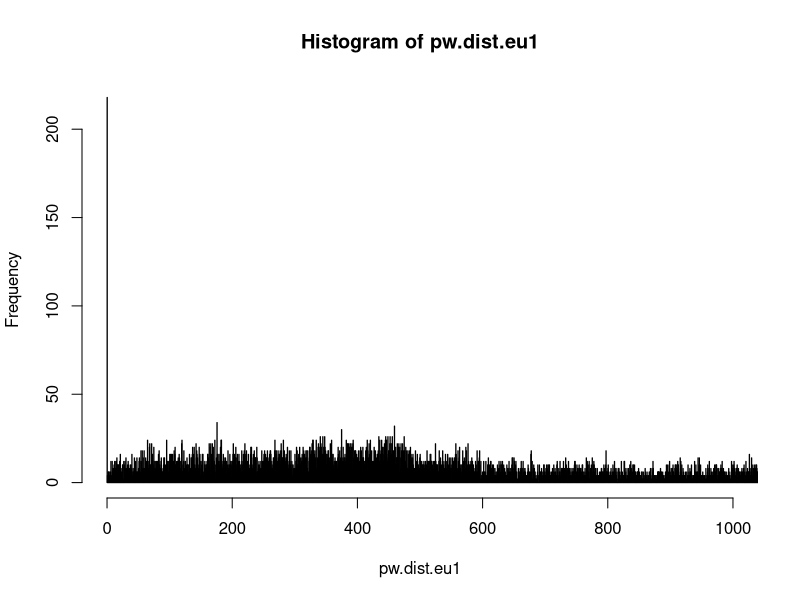
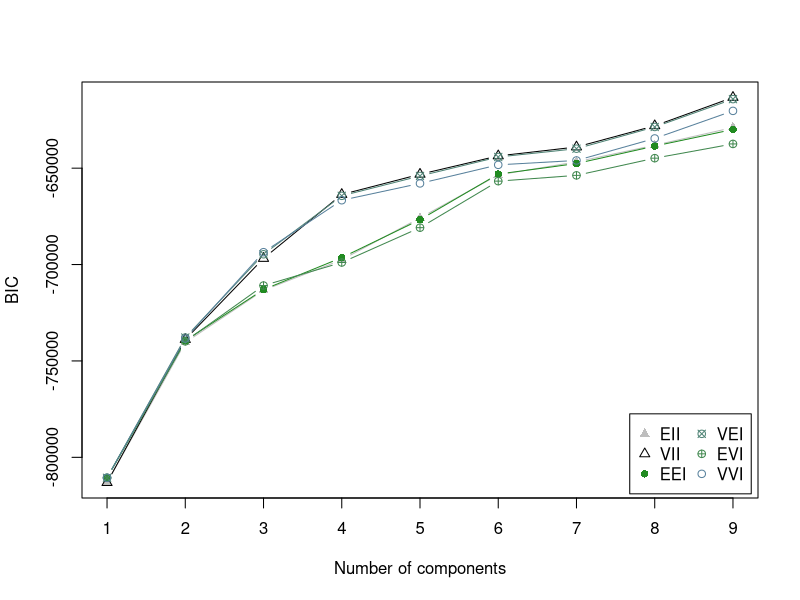

Write R code to recreate these figures, in order. (Note: this script raises an error after producing the figures.)
## ---- chunk 1
library(readxl)
All.data <- read_xlsx("SOD_POS_2001-2018.xlsx")
colnames(All.data)[1] <- "SAMPLE"
## ---- chunk 2
EU1.data <- read_xlsx("SOD_POS_2001-2018.xlsx")
EU1.data <- EU1.data[unlist(All.data$LINEAGE) %in% "EU1",]
colnames(EU1.data)[1] <- "SAMPLE"
## ---- chunk 3
library(geosphere)
EU1_Hav.dist <- list()
for (i in 1:nrow(EU1.data)){
  EU1_Hav.dist.sub <- vector(length = nrow(EU1.data))
  for (j in 1:nrow(EU1.data)){
    EU1_Hav.dist.sub[j] <- distm(EU1.data[i, c(3,2)], EU1.data[j, c(3,2)], fun = distHaversine) 
  }
  EU1_Hav.dist[[i]] <-  EU1_Hav.dist.sub
}

pw.dist.eu1 <- as.matrix(do.call(cbind,EU1_Hav.dist))

rownames(pw.dist.eu1) <- EU1.data$`SAMPLE`
colnames(pw.dist.eu1) <- EU1.data$`SAMPLE`

EU1.dataframe <- as.data.frame(pw.dist.eu1)

#Convert from matrix to one-sided list which can then be filtered by distance
library(reshape)
EU1.df <- as.matrix(pw.dist.eu1)
EU1.df2 <- melt(EU1.df)[melt(upper.tri(EU1.df))$value,]
names(EU1.df2) <- c("Site1", "Site2", "Distance")

#library(dplyr)
#EU1.400 <-filter_all(EU1.df2, any_vars(. > 400))

quantile(pw.dist.eu1)

hist(pw.dist.eu1, breaks = 10000, xlim = c(0,1000))

apply(pw.dist.eu1, 1, function (x) names(x[x < 10 & x > 0]))
## ---- chunk 4
library(mclust)
fit <- Mclust(pw.dist.eu1) # use 1 for BIC model
plot(fit) # plot results
summary(fit) # display the best model 

fit <- kmeans(pw.dist.eu1, 2)
library(cluster)
clusplot(pw.dist.eu1, fit$cluster, color=TRUE, shade=TRUE,
   labels=2, lines=0)

cluster <- data.frame('SAMPLE'=names(fit$cluster), CLUSTER=fit$cluster)
EU1.cluster <- merge(EU1.data, cluster, by = "SAMPLE")

library(ggplot2)
ggplot(EU1.cluster, aes(x=LAT, y=LONG, colour=as.factor(CLUSTER))) + geom_point() + stat_ellipse()
## ---- chunk 5
library(readxl)
NA1.data <- read_xlsx("SOD_POS_2001-2018.xlsx")
NA1.data <- NA1.data[unlist(NA1.data$LINEAGE) %in% "NA1",]
colnames(NA1.data)[1] <- "SAMPLE"

# 2001 - 2004 data
library(dplyr)
#NA1.4.data <- select(filter(NA1.data, YEAR == c(2001, 2002, 2003, 2004)))
NA1.4.data <- subset(NA1.data, YEAR < 2005, select = c("SAMPLE", "LAT", "LONG", "YEAR", "LINEAGE"))
## ---- chunk 6
library(geosphere)
NA1_Hav.dist <- list()
for (i in 1:nrow(NA1.4.data)){
  NA1_Hav.dist.sub <- vector(length = nrow(NA1.4.data))
  for (j in 1:nrow(NA1.4.data)){
    NA1_Hav.dist.sub[j] <- distm(NA1.4.data[i, c(3,2)], NA1.4.data[j, c(3,2)], fun = distHaversine) 
  }
  NA1_Hav.dist[[i]] <-  NA1_Hav.dist.sub
}

pw.dist.na1 <- as.matrix(do.call(cbind,NA1_Hav.dist))

rownames(pw.dist.na1) <- NA1.4.data$`SAMPLE`
colnames(pw.dist.na1) <- NA1.4.data$`SAMPLE`

quantile(pw.dist.na1)

hist(pw.dist.na1, breaks = 10000, xlim = c(0,1000))

apply(pw.dist.na1, 1, function (x) names(x[x < 10 & x > 0]))
## ---- chunk 7
library(mclust)
fit <- Mclust(pw.dist.na1)
summary(fit) # display the best model 

fit <- kmeans(pw.dist.na1, 9)
library(cluster)
clusplot(pw.dist.na1, fit$cluster, color=TRUE, shade=TRUE,
   labels=2, lines=0)

cluster <- data.frame('SAMPLE'=names(fit$cluster), CLUSTER=fit$cluster)
NA1.4.cluster <- merge(NA1.4.data, cluster, by = "SAMPLE")

library(ggplot2)
ggplot(NA1.4.cluster, aes(x=LAT, y=LONG, colour=as.factor(CLUSTER))) + geom_point() + stat_ellipse()
